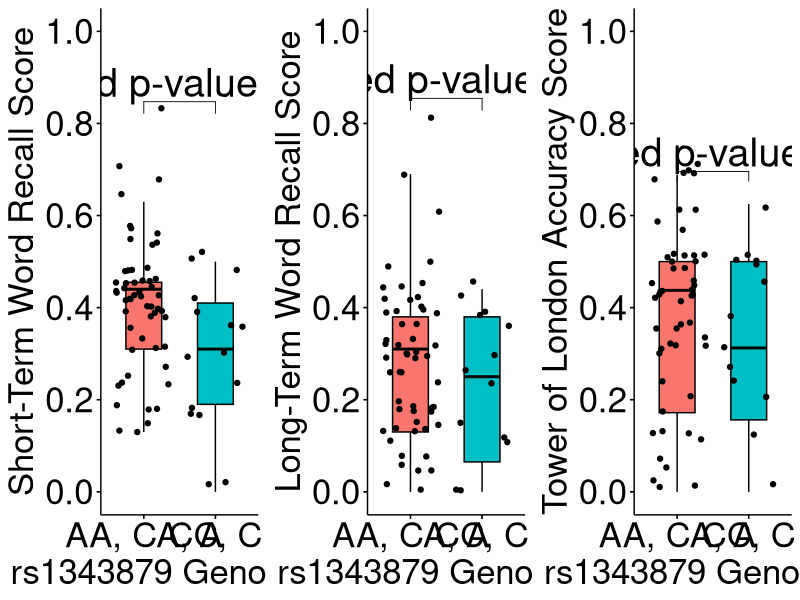
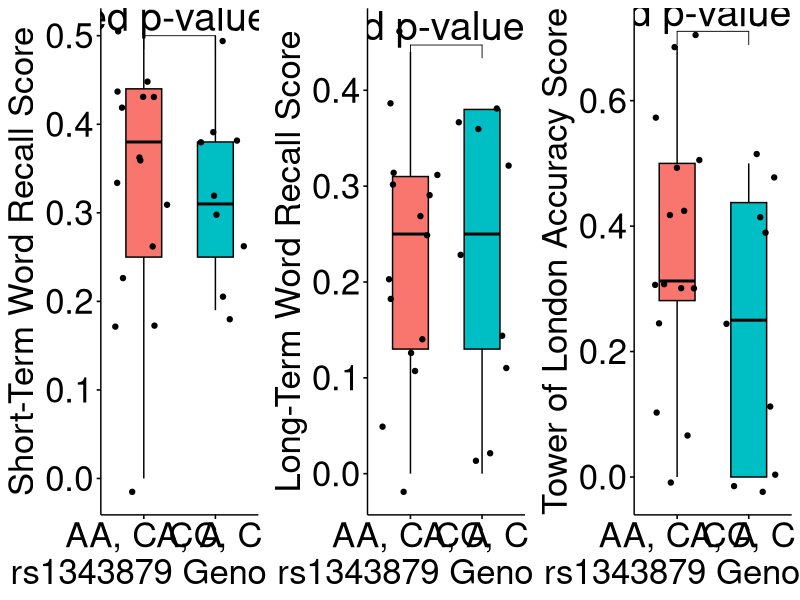
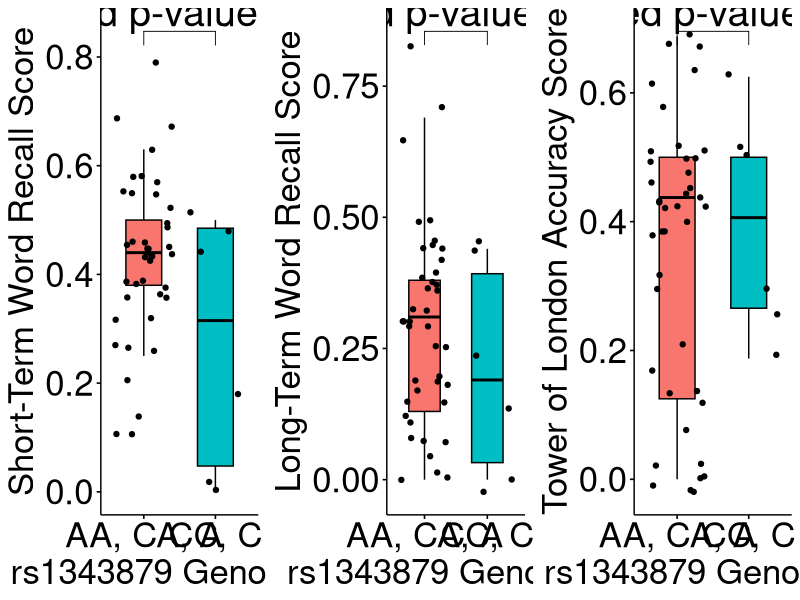
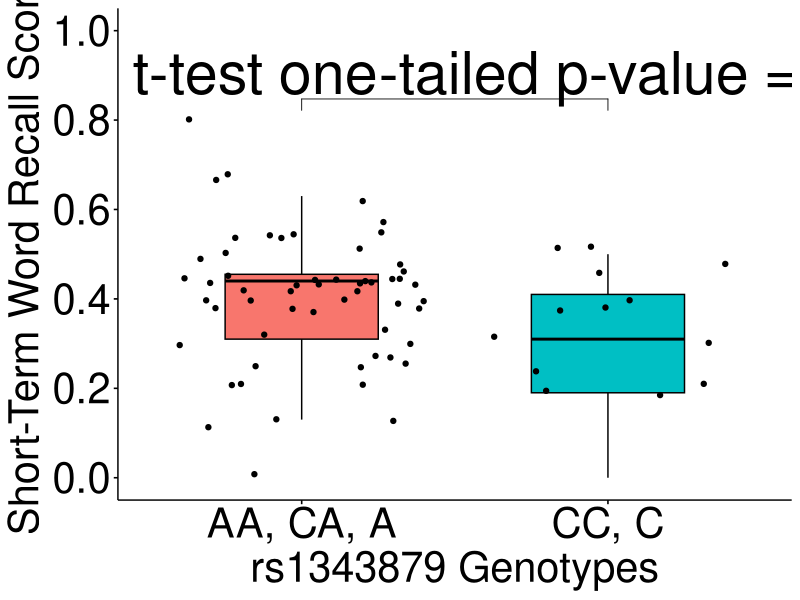

Recreate these plots in R, in order.
library(dplyr)
library(ggplot2)
library(ggpubr)
library(rstatix)

gencog = read.csv('final_gen_cognitive.csv')
gencog$derived = replace(gencog$derived, gencog$derived=="YES", "AA, CA, A")
gencog$derived = replace(gencog$derived, gencog$derived=="NO", "CC, C")
colnames(gencog)[9] = "Genotypes"


#for all
#2480 x 1395 jpeg

stat.test.sdr <- gencog %>%
  t_test(SDR.GA ~ Genotypes) %>%
  add_significance() %>%
  add_xy_position(x="Genotypes")

stat.test.ldr <- gencog %>%
  t_test(LDR.GA ~ Genotypes) %>%
  add_significance() %>%
  add_xy_position(x="Genotypes")

stat.test.london <- gencog %>%
  t_test(London_GeneralAccuracy ~ Genotypes) %>%
  add_significance() %>%
  add_xy_position(x="Genotypes")

##standalone sdr_all

sdr_all = ggboxplot(gencog, x="Genotypes", y="SDR.GA", fill="Genotypes",width=0.5, outlier.shape=NA) +
  geom_jitter() + stat_pvalue_manual(stat.test.sdr,
                                     label = "Welch's t-test one-tailed p-value = {p/2}", size = 15) +
  xlab('rs1343879 Genotypes') +
  ylab("Short-Term Word Recall Score") +
  scale_y_continuous(limits=c(0, 1), breaks=seq(0, 1, by=0.2)) +
  # ggtitle("Short-Term Word Recall Scores of Individuals with and without the Nonsense Allele (A)") +
  theme(legend.position="none", axis.title=element_text(size=30),
        axis.text.x=element_text(size=30), axis.text.y=element_text(size=30), title=element_text(size=25))

png('gencog_sdr.png', width=2480, height=1395)
sdr_all
dev.off()

sdr_all = ggboxplot(gencog, x="Genotypes", y="SDR.GA", fill="Genotypes",width=0.5, outlier.shape=NA) + 
  geom_jitter() + stat_pvalue_manual(stat.test.sdr, 
                                     label = "One-tailed p-value = {p/2}", size = 10) + 
  xlab('rs1343879 Genotypes') +
  ylab("Short-Term Word Recall Score") + 
  scale_y_continuous(limits=c(0, 1), breaks=seq(0, 1, by=0.2)) +
  # ggtitle("Short-Term Word Recall Scores of Individuals with and without the Nonsense Allele (A)") + 
  theme(legend.position="none", axis.text=element_text(size=25), title=element_text(size=25))

ldr_all = ggboxplot(gencog, x="Genotypes", y="LDR.GA", fill="Genotypes",width=0.5, outlier.shape=NA) + 
  geom_jitter() + stat_pvalue_manual(stat.test.ldr, 
                                     label = "One-tailed p-value = {p/2}", size = 10) + 
  xlab('rs1343879 Genotypes') +
  ylab("Long-Term Word Recall Score") + 
  scale_y_continuous(limits=c(0, 1), breaks=seq(0, 1, by=0.2)) +
  # ggtitle("Long-Term Word Recall Scores of Individuals with and without the Nonsense Allele (A)") + 
  theme(legend.position="none", axis.text=element_text(size=25), title=element_text(size=25))

london_all = ggboxplot(gencog, x="Genotypes", y="London_GeneralAccuracy", 
                       fill="Genotypes",width=0.5, outlier.shape=NA) + 
  geom_jitter() + stat_pvalue_manual(stat.test.london, 
                                     label = "One-tailed p-value = {p/2}", size = 10) + 
  xlab('rs1343879 Genotypes') +
  ylab("Tower of London Accuracy Score") + 
  scale_y_continuous(limits=c(0, 1), breaks=seq(0, 1, by=0.2)) +
  # ggtitle("Tower of London Accuracy Scores of Individuals with and without the Nonsense Allele (A)") + 
  theme(legend.position="none", axis.text=element_text(size=25), title=element_text(size=25))

figure_all <- ggarrange(sdr_all, ldr_all, london_all, ncol=3, nrow=1)
figure_all

male_gencog = gencog[which((gencog['Gen']== "C") | (gencog['Gen'] == "A")), ]

stat.test.sdr.m <- male_gencog %>%
  t_test(SDR.GA ~ Genotypes) %>%
  add_significance() %>%
  add_xy_position(x="Genotypes")

stat.test.ldr.m <- male_gencog %>%
  t_test(LDR.GA ~ Genotypes) %>%
  add_significance() %>%
  add_xy_position(x="Genotypes")

stat.test.london.m <- male_gencog %>%
  t_test(London_GeneralAccuracy ~ Genotypes) %>%
  add_significance() %>%
  add_xy_position(x="Genotypes")


sdr_male = ggboxplot(male_gencog, x="Genotypes", y="SDR.GA", fill="Genotypes",width=0.5, outlier.shape=NA) + 
  geom_jitter() + stat_pvalue_manual(stat.test.sdr.m, 
                                     label = "One-tailed p-value = {p/2}", size = 10) + 
  xlab('rs1343879 Genotypes') +
  ylab("Short-Term Word Recall Score") + 
  # ggtitle("Short-Term Word Recall Scores of Male Individuals with and without the Nonsense Allele (A)") + 
  theme(legend.position="none", axis.text=element_text(size=25), title=element_text(size=25))

ldr_male = ggboxplot(male_gencog, x="Genotypes", y="LDR.GA", fill="Genotypes",width=0.5, outlier.shape=NA) + 
  geom_jitter() + stat_pvalue_manual(stat.test.ldr.m, 
                                     label = "One-tailed p-value = {p/2}", size = 10) + 
  xlab('rs1343879 Genotypes') +
  ylab("Long-Term Word Recall Score") + 
  # ggtitle("Long-Term Word Recall Scores of Male Individuals with and without the Nonsense Allele (A)") + 
  theme(legend.position="none", axis.text=element_text(size=25), title=element_text(size=25))

london_male = ggboxplot(male_gencog, x="Genotypes", y="London_GeneralAccuracy", 
                       fill="Genotypes",width=0.5, outlier.shape=NA) + 
  geom_jitter() + stat_pvalue_manual(stat.test.london.m, 
                                     label = "One-tailed p-value = {p/2}", size = 10) + 
  xlab('rs1343879 Genotypes') +
  ylab("Tower of London Accuracy Score") + 
  # ggtitle("Tower of London Accuracy Scores of Male Individuals with and without the Nonsense Allele (A)") + 
  theme(legend.position="none", axis.text=element_text(size=25), title=element_text(size=25))

figure_male <- ggarrange(sdr_male, ldr_male, london_male, ncol=3, nrow=1)
figure_male


female_gencog = gencog[which((gencog['Gen']== "CC") | (gencog['Gen'] == "AA") | (gencog['Gen'] == "CA")), ]

stat.test.sdr.f <- female_gencog %>%
  t_test(SDR.GA ~ Genotypes) %>%
  add_significance() %>%
  add_xy_position(x="Genotypes")

stat.test.ldr.f <- female_gencog %>%
  t_test(LDR.GA ~ Genotypes) %>%
  add_significance() %>%
  add_xy_position(x="Genotypes")

stat.test.london.f <- female_gencog %>%
  t_test(London_GeneralAccuracy ~ Genotypes) %>%
  add_significance() %>%
  add_xy_position(x="Genotypes")


sdr_female = ggboxplot(female_gencog, x="Genotypes", y="SDR.GA", fill="Genotypes",width=0.5, outlier.shape=NA) + 
  geom_jitter() + stat_pvalue_manual(stat.test.sdr.f, 
                                     label = "One-tailed p-value = {p/2}", size = 10) + 
  xlab('rs1343879 Genotypes') +
  ylab("Short-Term Word Recall Score") + 
  # ggtitle("Short-Term Word Recall Scores of Female Individuals with and without the Nonsense Allele (A)") + 
  theme(legend.position="none", axis.text=element_text(size=25), title=element_text(size=25))

ldr_female = ggboxplot(female_gencog, x="Genotypes", y="LDR.GA", fill="Genotypes",width=0.5, outlier.shape=NA) + 
  geom_jitter() + stat_pvalue_manual(stat.test.ldr.f, 
                                     label = "One-tailed p-value = {p/2}", size = 10) + 
  xlab('rs1343879 Genotypes') +
  ylab("Long-Term Word Recall Score") + 
  # ggtitle("Long-Term Word Recall Scores of Female Individuals with and without the Nonsense Allele (A)") + 
  theme(legend.position="none", axis.text=element_text(size=25), title=element_text(size=25))

london_female = ggboxplot(female_gencog, x="Genotypes", y="London_GeneralAccuracy", 
                        fill="Genotypes",width=0.5, outlier.shape=NA) + 
  geom_jitter() + stat_pvalue_manual(stat.test.london.f, 
                                     label = "One-tailed p-value = {p/2}", size = 10) + 
  xlab('rs1343879 Genotypes') +
  ylab("Tower of London Accuracy Score") + 
  # ggtitle("Tower of London Accuracy Scores of Female Individuals with and without the Nonsense Allele (A)") + 
  theme(legend.position="none", axis.text=element_text(size=25), title=element_text(size=25))

figure_female <- ggarrange(sdr_female, ldr_female, london_female, ncol=3, nrow=1)
figure_female